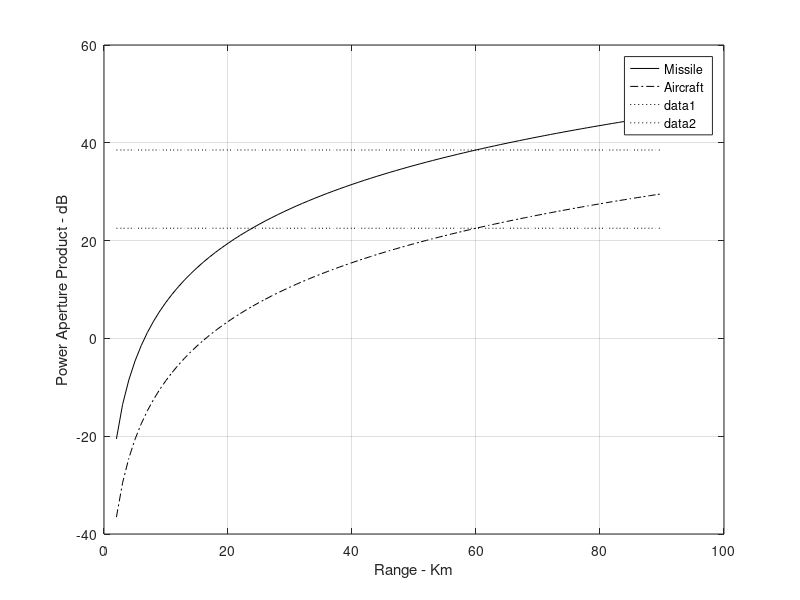

Here is the MATLAB script that generated this plot:
% This program is used to generate Fig. 1.17 
% It implements the search radar equation defined in Eq. 1.67
clear all
close all
snr = 15.0;          % Sensitivity SNR in dB
tsc = 2.;            % Antenna scan time in seconds
sigma_tgtm = -10;    % Missile RCS in dBsm
sigma_tgta = 6;      % Aircraft RCS in dBsm
range = 60.0;       % Sensitivity range in Km, 
te = 290.0;         % Effective noise temprature in Kelvins
nf = 8;             % Noise figure in dB
loss = 10.0;         % Radar losses in dB
az_angle = 360.0;   % Search volume azimuth extent in degrees
el_angle = 10.0;    % Search volume elevation extent in degrees
c = 3.0e+8;         % Speed of light
% Compute Omega in steradians
omega = (az_angle / 57.296) * (el_angle /57.296);
omega_db = 10.0*log10(omega); % Convert Omega to dBs
k_db = 10.*log10(1.38e-23);
te_db = 10*log10(te);
tsc_db = 10*log10(tsc);
factor = 10*log10(4*pi);
rangemdb = 10*log10(range * 1000.);
rangeadb = 10*log10(range * 1000.);
PAP_Missile = snr - sigma_tgtm - tsc_db + factor + 4.0 * rangemdb + ...
   k_db + te_db + nf + loss + omega_db
PAP_Aircraft = snr - sigma_tgta - tsc_db + factor + 4.0 * rangeadb + ...
   k_db + te_db + nf + loss + omega_db
index = 0;
% vary rnage from 2Km to 90 Km 
for rangevar = 2 : 1 : 90
   index = index + 1;
   rangedb = 10*log10(rangevar * 1000.0);
   papm(index) = snr - sigma_tgtm - tsc_db + factor + 4.0 * rangedb + ...
      k_db + te_db + nf + loss + omega_db;
  missile_PAP(index) = PAP_Missile;
  aircraft_PAP(index) = PAP_Aircraft;
   papa(index) = snr - sigma_tgta - tsc_db + factor + 4.0 * rangedb + ...
      k_db + te_db + nf + loss +omega_db;
end
var = 2 : 1 : 90;
figure (1)
plot (var,papm,'k',var,papa,'k-.')
legend ('Missile','Aircraft')
xlabel ('Range - Km');
ylabel ('Power Aperture Product - dB');
hold on
plot(var,missile_PAP,'k:',var,aircraft_PAP,'k:')
grid
hold off